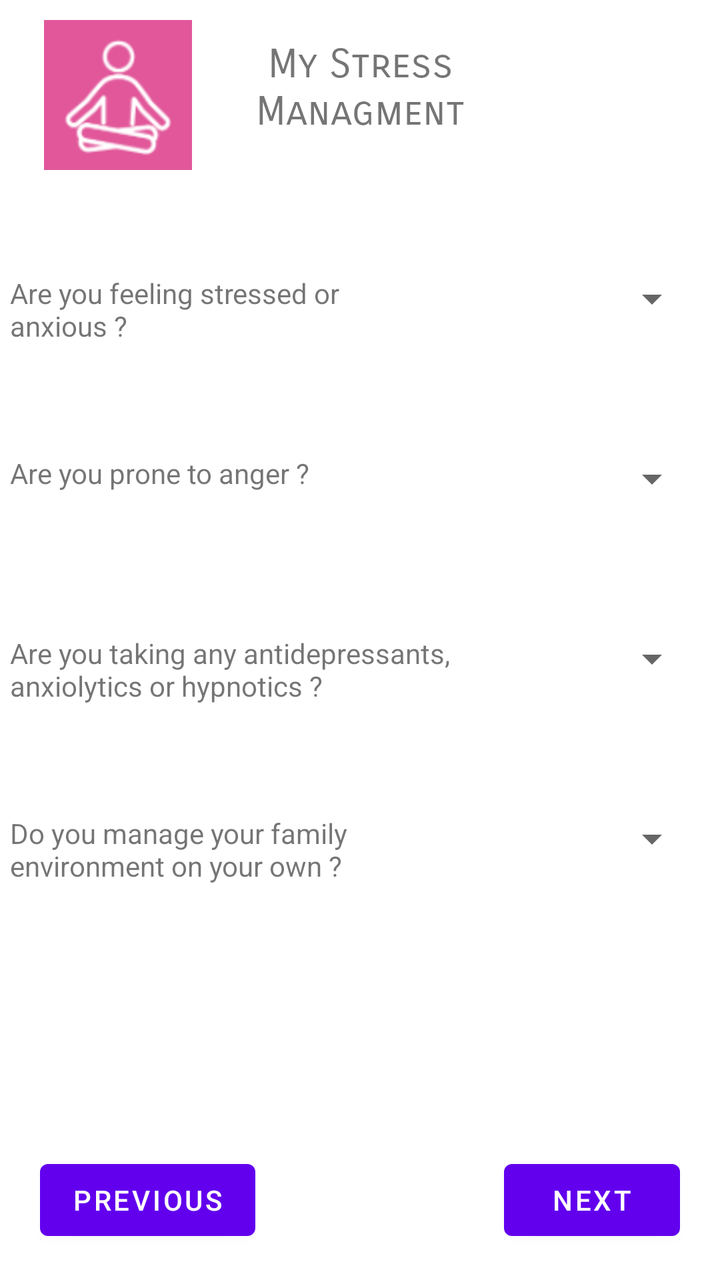
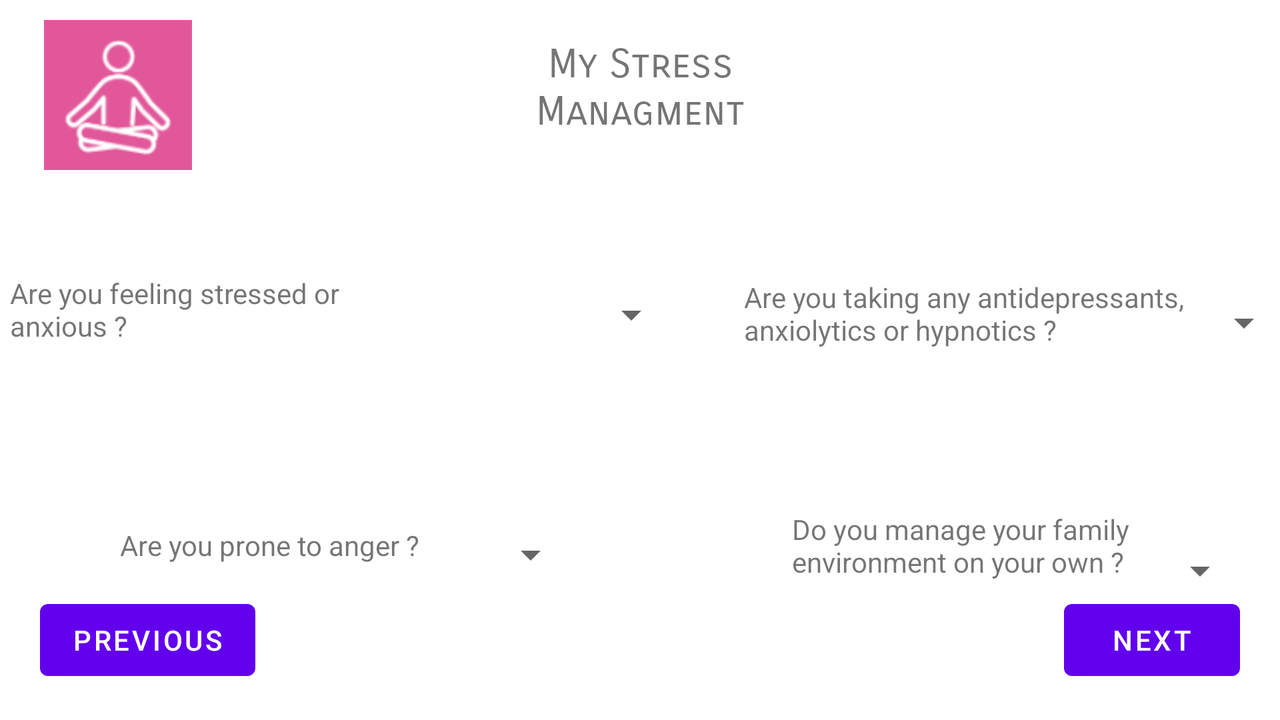

First picture: res/layout/ on a phone held upright. Second picture: the repository's own variant of that layout, on a device whose configuration matches the variant's folder. Source for both follows.
<!-- AndroidManifest.xml: application theme Theme.HeartProject -->
<!-- res/layout/activity_my_stress_managment.xml -->
<?xml version="1.0" encoding="utf-8"?>
<androidx.constraintlayout.widget.ConstraintLayout xmlns:android="http://schemas.android.com/apk/res/android"
    xmlns:app="http://schemas.android.com/apk/res-auto"
    xmlns:tools="http://schemas.android.com/tools"
    android:layout_width="match_parent"
    android:layout_height="match_parent"
    tools:context=".ActivityMyStressManagment">

    <TextView
        android:id="@+id/textView29"
        android:layout_width="192dp"
        android:layout_height="67dp"
        android:layout_marginTop="20dp"
        android:fontFamily="sans-serif-smallcaps"
        android:text="@string/my_stress_managment"
        android:textAlignment="center"
        android:textSize="20sp"
        app:layout_constraintEnd_toEndOf="parent"
        app:layout_constraintStart_toStartOf="parent"
        app:layout_constraintTop_toTopOf="parent" />

    <ImageView
        android:id="@+id/imageView8"
        android:layout_width="78dp"
        android:layout_height="75dp"
        android:layout_marginStart="20dp"
        android:layout_marginTop="10dp"
        app:layout_constraintStart_toStartOf="parent"
        app:layout_constraintTop_toTopOf="parent"
        app:srcCompat="@drawable/magestiondustress" />

    <Button
        android:id="@+id/button12"
        android:layout_width="wrap_content"
        android:layout_height="wrap_content"
        android:layout_marginEnd="20dp"
        android:layout_marginBottom="16dp"
        android:onClick="action_next_step"
        android:text="@string/next"
        app:layout_constraintBottom_toBottomOf="parent"
        app:layout_constraintEnd_toEndOf="parent" />

    <Button
        android:id="@+id/button13"
        android:layout_width="wrap_content"
        android:layout_height="wrap_content"
        android:layout_marginStart="20dp"
        android:layout_marginBottom="16dp"
        android:onClick="action_previous_step"
        android:text="@string/previous"
        app:layout_constraintBottom_toBottomOf="parent"
        app:layout_constraintStart_toStartOf="parent" />

    <TextView
        android:id="@+id/textView30"
        android:layout_width="222dp"
        android:layout_height="41dp"
        android:layout_marginStart="5dp"
        android:layout_marginTop="50dp"
        android:text="@string/are_you_feeling_stressed_or_anxious"
        app:layout_constraintStart_toStartOf="parent"
        app:layout_constraintTop_toBottomOf="@+id/textView29" />

    <TextView
        android:id="@+id/textView31"
        android:layout_width="wrap_content"
        android:layout_height="wrap_content"
        android:layout_marginStart="5dp"
        android:layout_marginTop="140dp"
        android:text="@string/are_you_prone_to_anger"
        app:layout_constraintStart_toStartOf="parent"
        app:layout_constraintTop_toBottomOf="@+id/textView29" />

    <TextView
        android:id="@+id/textView32"
        android:layout_width="229dp"
        android:layout_height="41dp"
        android:layout_marginStart="5dp"
        android:layout_marginTop="230dp"
        android:text="@string/are_you_taking_any_antidepressants_anxiolytics_or_hypnotics"
        app:layout_constraintStart_toStartOf="parent"
        app:layout_constraintTop_toBottomOf="@+id/textView29" />

    <TextView
        android:id="@+id/textView33"
        android:layout_width="237dp"
        android:layout_height="43dp"
        android:layout_marginStart="5dp"
        android:layout_marginTop="320dp"
        android:text="@string/do_you_manage_your_family_environment_on_your_own"
        app:layout_constraintStart_toStartOf="parent"
        app:layout_constraintTop_toBottomOf="@+id/textView29" />

    <Spinner
        android:id="@+id/spinner"
        android:layout_width="95dp"
        android:layout_height="45dp"
        android:layout_marginTop="40dp"
        android:layout_marginEnd="10dp"
        android:entries="@array/Stress"
        app:layout_constraintEnd_toEndOf="parent"
        app:layout_constraintTop_toBottomOf="@+id/textView29" />

    <Spinner
        android:id="@+id/spinner2"
        android:layout_width="95dp"
        android:layout_height="45dp"
        android:layout_marginTop="130dp"
        android:layout_marginEnd="10dp"
        android:entries="@array/Anger"
        app:layout_constraintEnd_toEndOf="parent"
        app:layout_constraintTop_toBottomOf="@+id/textView29" />

    <Spinner
        android:id="@+id/spinner3"
        android:layout_width="95dp"
        android:layout_height="45dp"
        android:layout_marginTop="220dp"
        android:layout_marginEnd="10dp"
        android:entries="@array/YesNo"
        app:layout_constraintEnd_toEndOf="parent"
        app:layout_constraintTop_toBottomOf="@+id/textView29" />

    <Spinner
        android:id="@+id/spinner4"
        android:layout_width="95dp"
        android:layout_height="45dp"
        android:layout_marginTop="310dp"
        android:layout_marginEnd="10dp"
        android:entries="@array/YesNo"
        app:layout_constraintEnd_toEndOf="parent"
        app:layout_constraintTop_toBottomOf="@+id/textView29" />
</androidx.constraintlayout.widget.ConstraintLayout>
<!-- resources referenced by this layout -->
<resources>
  <string-array name="Anger">
          <item> </item>
          <item>Never</item>
          <item>Little</item>
          <item>Frequently</item>
          <item>Very frequently</item>
      </string-array>
  <string-array name="Stress">
          <item> </item>
          <item>Never</item>
          <item>Sometime</item>
          <item>All time</item>
      </string-array>
  <string-array name="YesNo">
          <item> </item>
          <item>Yes</item>
          <item>No</item>
      </string-array>
  <!-- drawable magestiondustress: png bitmap (drawable, 5538 bytes) -->
  <string name="are_you_feeling_stressed_or_anxious">Are you feeling stressed or anxious ?</string>
  <string name="are_you_prone_to_anger">Are you prone to anger ?</string>
  <string name="are_you_taking_any_antidepressants_anxiolytics_or_hypnotics">Are you taking any antidepressants, anxiolytics or hypnotics ?</string>
  <string name="do_you_manage_your_family_environment_on_your_own">Do you manage your family environment on your own ?</string>
  <string name="my_stress_managment">My Stress Managment</string>
  <string name="next">Next</string>
  <string name="previous">Previous</string>
  <style name="Theme.HeartProject" parent="Theme.MaterialComponents.DayNight.DarkActionBar">
          
          <item name="colorPrimary">@color/purple_500</item>
          <item name="colorPrimaryVariant">@color/purple_700</item>
          <item name="colorOnPrimary">@color/white</item>
          
          <item name="colorSecondary">@color/teal_200</item>
          <item name="colorSecondaryVariant">@color/teal_700</item>
          <item name="colorOnSecondary">@color/black</item>
          
          <item name="android:statusBarColor" tools:targetApi="l">?attr/colorPrimaryVariant</item>
          
      </style>
</resources>
<!-- res/layout-land/activity_my_stress_managment.xml (the repository's variant of the layout above) -->
<!-- drawn on the phone turned sideways -->
<?xml version="1.0" encoding="utf-8"?>
<androidx.constraintlayout.widget.ConstraintLayout xmlns:android="http://schemas.android.com/apk/res/android"
    xmlns:app="http://schemas.android.com/apk/res-auto"
    xmlns:tools="http://schemas.android.com/tools"
    android:layout_width="match_parent"
    android:layout_height="match_parent"
    tools:context=".ActivityMyStressManagment">

    <TextView
        android:id="@+id/textView29"
        android:layout_width="192dp"
        android:layout_height="67dp"
        android:layout_marginTop="20dp"
        android:fontFamily="sans-serif-smallcaps"
        android:text="@string/my_stress_managment"
        android:textAlignment="center"
        android:textSize="20sp"
        app:layout_constraintEnd_toEndOf="parent"
        app:layout_constraintStart_toStartOf="parent"
        app:layout_constraintTop_toTopOf="parent" />

    <ImageView
        android:id="@+id/imageView8"
        android:layout_width="78dp"
        android:layout_height="75dp"
        android:layout_marginStart="20dp"
        android:layout_marginTop="10dp"
        app:layout_constraintStart_toStartOf="parent"
        app:layout_constraintTop_toTopOf="parent"
        app:srcCompat="@drawable/magestiondustress" />

    <Button
        android:id="@+id/button12"
        android:layout_width="wrap_content"
        android:layout_height="wrap_content"
        android:layout_marginEnd="20dp"
        android:layout_marginBottom="16dp"
        android:onClick="action_next_step"
        android:text="@string/next"
        app:layout_constraintBottom_toBottomOf="parent"
        app:layout_constraintEnd_toEndOf="parent" />

    <Button
        android:id="@+id/button13"
        android:layout_width="wrap_content"
        android:layout_height="wrap_content"
        android:layout_marginStart="20dp"
        android:layout_marginBottom="16dp"
        android:onClick="action_previous_step"
        android:text="@string/previous"
        app:layout_constraintBottom_toBottomOf="parent"
        app:layout_constraintStart_toStartOf="parent" />

    <TextView
        android:id="@+id/textView30"
        android:layout_width="222dp"
        android:layout_height="41dp"
        android:layout_marginStart="5dp"
        android:layout_marginTop="50dp"
        android:text="@string/are_you_feeling_stressed_or_anxious"
        app:layout_constraintStart_toStartOf="parent"
        app:layout_constraintTop_toBottomOf="@+id/textView29" />

    <TextView
        android:id="@+id/textView31"
        android:layout_width="wrap_content"
        android:layout_height="wrap_content"
        android:layout_marginStart="60dp"
        android:layout_marginTop="176dp"
        android:text="@string/are_you_prone_to_anger"
        app:layout_constraintStart_toStartOf="parent"
        app:layout_constraintTop_toBottomOf="@+id/textView29" />

    <TextView
        android:id="@+id/textView32"
        android:layout_width="229dp"
        android:layout_height="41dp"
        android:layout_marginStart="372dp"
        android:layout_marginTop="52dp"
        android:text="@string/are_you_taking_any_antidepressants_anxiolytics_or_hypnotics"
        app:layout_constraintStart_toStartOf="parent"
        app:layout_constraintTop_toBottomOf="@+id/textView29" />

    <TextView
        android:id="@+id/textView33"
        android:layout_width="191dp"
        android:layout_height="50dp"
        android:layout_marginStart="396dp"
        android:layout_marginTop="168dp"
        android:text="@string/do_you_manage_your_family_environment_on_your_own"
        app:layout_constraintStart_toStartOf="parent"
        app:layout_constraintTop_toBottomOf="@+id/textView29" />

    <Spinner
        android:id="@+id/spinner"
        android:layout_width="95dp"
        android:layout_height="45dp"
        android:layout_marginTop="48dp"
        android:layout_marginEnd="10dp"
        android:entries="@array/Stress"
        app:layout_constraintEnd_toEndOf="parent"
        app:layout_constraintHorizontal_bias="0.057"
        app:layout_constraintStart_toEndOf="@+id/textView30"
        app:layout_constraintTop_toBottomOf="@+id/textView29" />

    <Spinner
        android:id="@+id/spinner2"
        android:layout_width="95dp"
        android:layout_height="45dp"
        android:layout_marginTop="168dp"
        android:layout_marginEnd="364dp"
        android:entries="@array/Anger"
        app:layout_constraintEnd_toEndOf="parent"
        app:layout_constraintHorizontal_bias="0.541"
        app:layout_constraintStart_toEndOf="@+id/textView31"
        app:layout_constraintTop_toBottomOf="@+id/textView29" />

    <Spinner
        android:id="@+id/spinner3"
        android:layout_width="95dp"
        android:layout_height="45dp"
        android:layout_marginTop="52dp"
        android:layout_marginEnd="10dp"
        android:entries="@array/YesNo"
        app:layout_constraintEnd_toEndOf="parent"
        app:layout_constraintHorizontal_bias="0.76"
        app:layout_constraintStart_toEndOf="@+id/textView32"
        app:layout_constraintTop_toBottomOf="@+id/textView29" />

    <Spinner
        android:id="@+id/spinner4"
        android:layout_width="95dp"
        android:layout_height="45dp"
        android:layout_marginTop="176dp"
        android:layout_marginEnd="16dp"
        android:entries="@array/YesNo"
        app:layout_constraintEnd_toEndOf="parent"
        app:layout_constraintHorizontal_bias="1.0"
        app:layout_constraintStart_toEndOf="@+id/textView33"
        app:layout_constraintTop_toBottomOf="@+id/textView29" />
</androidx.constraintlayout.widget.ConstraintLayout>
